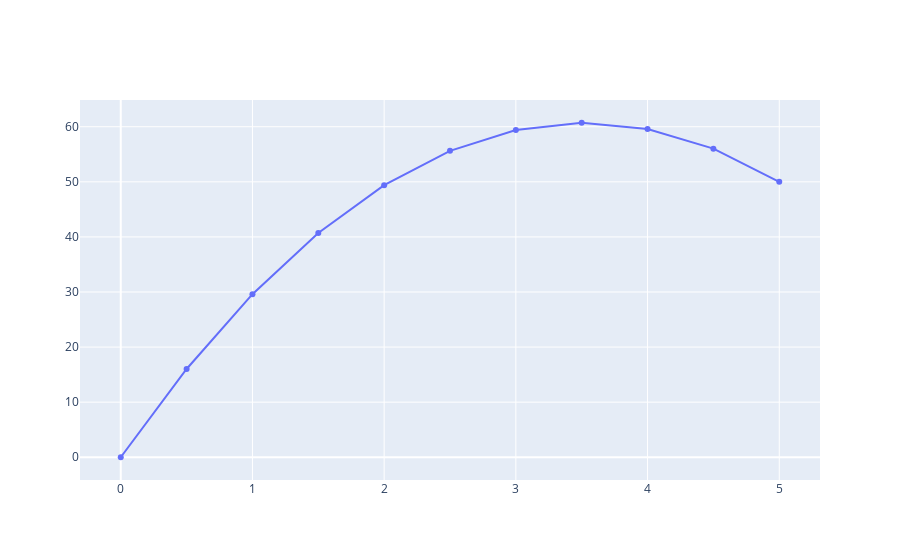

The code cell stored with this chart in its notebook:
### Markdown cell above
![image.png](attachment:image.png)

### Code cell
a = 0
b = 5
n = 10
h = (b - a) / n
alpha = 0
beta = 50
condition_type = 'Dirichlet'
q_fun = lambda x, u: 9.8

bvp = BVP(a, b, n, alpha, beta, condition_type=condition_type, q_fun=q_fun)
A_DD, b_DD, x_array = bvp.boundary_conditions()
print(A_DD)
print(b_DD)
u_DD = bvp.solve_matrices(A_DD, b_DD, x_array, 0)

# Plot the solution
fig = go.Figure()
fig.add_trace(go.Scatter(x=bvp.x_values, y=u_DD, name='Numerical solution'))
fig.show()

### Figure 1 — Plotly figure (JSON) as saved in the notebook; plotly's stock layout.template omitted (floating-point values rounded to 4 significant figures)
{"data": [{"name": "Numerical solution", "type": "scatter", "x": [0, 0.5, 1, 1.5, 2, 2.5, 3, 3.5, 4, 4.5, 5], "y": [0, 16.02, 29.6, 40.73, 49.4, 55.63, 59.4, 60.73, 59.6, 56.03, 50]}], "layout": {}}
